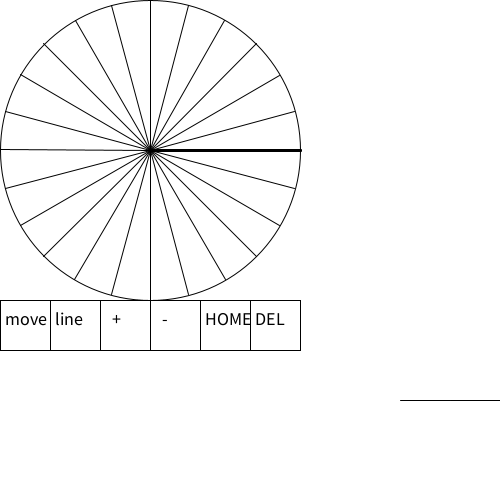
Frame 1 (no input)
Frame 60 (the mouse pressed at the canvas centre just before this capture): identical to frame 1, image omitted
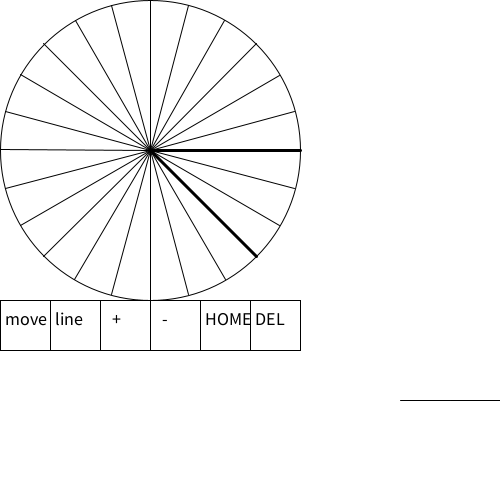
Frame 120 (the mouse held since frame 60 and released just before this capture)

The Processing sketch that drew these frames (run headless with seeded random() and noise(); from frame 60 on, the mouse is pressed at the canvas centre):

// Processing sketch: compassrose
// ── compassrose.pde
float side = 50;
float unit = 50;
float buttonSide = 50;
float crx0 = buttonSide*3;
float cry0 = buttonSide*3;
float theta = 0;
float cursorTheta=0;
float deltaTheta = 0;
float x,y;
float x0,y0;

int[] currentGlyph = {0364,0361,0360};

void setup(){
  size(500,500);  
  ellipseMode(CENTER);
  x0= 400;
  y0= 400;
  x=x0;
  y=y0;
}

void draw(){
  background(255);
  compassRose();
  drawButtons();
  drawGlyph(currentGlyph);
  drawCursor();

}

void compassRose(){
    strokeWeight(1);
    ellipse(crx0,cry0,6*buttonSide,6*buttonSide);
    for(int index = 0;index < 24;index++){
       line(crx0,cry0,crx0 + 3*buttonSide*cos(index*radians(15)),cry0 + 3*buttonSide*sin(index*radians(15)));
    }
    strokeWeight(3);
    line(crx0,cry0,crx0 + 3*buttonSide*cos(theta),cry0 + 3*buttonSide*sin(theta));
    if(dist(crx0,cry0,mouseX,mouseY) < 3*buttonSide){  
      cursorTheta = radians(15*int(degrees((- atan2(mouseX - crx0,mouseY-cry0) +  PI/2))/15));
    }
    line(crx0,cry0,crx0 + 3*buttonSide*cos(cursorTheta),cry0 + 3*buttonSide*sin(cursorTheta));
    strokeWeight(1);
    
}

void doTheThing(int localByte){
  
  if(localByte >= 0301 && localByte <= 0327){
     theta += radians(15*(localByte - 0300)); 
  }
  if(localByte >= 0331 && localByte <= 0354){
     theta += radians(18*(localByte - 0330)); 
  }
  if(localByte == 0360){
      x += side*cos(theta);
      y += side*sin(theta);
  }
  if(localByte == 0361){
      line(x,y,x + side*cos(theta),y + side*sin(theta));
  }  
  if(localByte == 0362){
    side *=2;
  }
  if(localByte == 0363){
    side /=2;
  }  
  if(localByte == 0364){
    side = unit;;
    x=x0;
    y=y0;
    theta=0;
  }
  if(localByte == 0365){
    if(currentGlyph.length != 0){
       currentGlyph = shorten(currentGlyph); 
    }
  }

}

void mouseClicked(){
  if(dist(crx0,cry0,mouseX,mouseY) < 3*buttonSide){      
     cursorTheta = radians(15*int(degrees((- atan2(mouseX - crx0,mouseY-cry0) +  PI/2))/15));
     deltaTheta = cursorTheta - theta;  
     theta += deltaTheta;
     currentGlyph = append(currentGlyph,0300 + int(deltaTheta*24/(2*PI)));
  }
  if((mouseY > 6*buttonSide) && (mouseY < 8*buttonSide) && mouseX < 8*buttonSide){
    int localByte = 0360;
    localByte += mouseX/buttonSide;
    if(localByte != 0365){
       currentGlyph = append(currentGlyph,localByte);    
    }
    doTheThing(localByte);
  }
  println(currentGlyph);
}

void keyPressed(){
  
  if(key == 'a'){
    currentGlyph = append(currentGlyph,0360);
  }
  if(key == 's'){
    currentGlyph = append(currentGlyph,0361);
  }
    if(key == 'd'){
    currentGlyph = append(currentGlyph,0362);
  }
    if(key == 'f'){
    currentGlyph = append(currentGlyph,0363);
  }
  if(key == 'g'){
     currentGlyph = append(currentGlyph,0364);
  }
  if(key == 'h'){
     currentGlyph = append(currentGlyph,0365);
  }
}

void drawGlyph(int[] localGlyph){
   for(int index = 0;index < localGlyph.length; index++){
      doTheThing(localGlyph[index]);
   } 
}

void drawCursor(){
   line(x,y,x + side*cos(theta),y + side*sin(theta));
}


void drawButtons(){
  noFill();
  for(int columns = 0;columns < 6;columns++){ 
    rect(columns*buttonSide,6*buttonSide,buttonSide,buttonSide);
  }  
  textSize(18);
  fill(0);
  text("move", 5, 25 + 6*buttonSide);   
  text("line", 5 + buttonSide, 25 + 6*buttonSide);   
  text("  +", 5 + 2*buttonSide, 25 + 6*buttonSide);
  text("  -", 5 + 3*buttonSide, 25 + 6*buttonSide);
  text("HOME", 5 + 4*buttonSide, 25 + 6*buttonSide);
  text("DEL", 5 + 5*buttonSide, 25 + 6*buttonSide);

  noFill();
}
